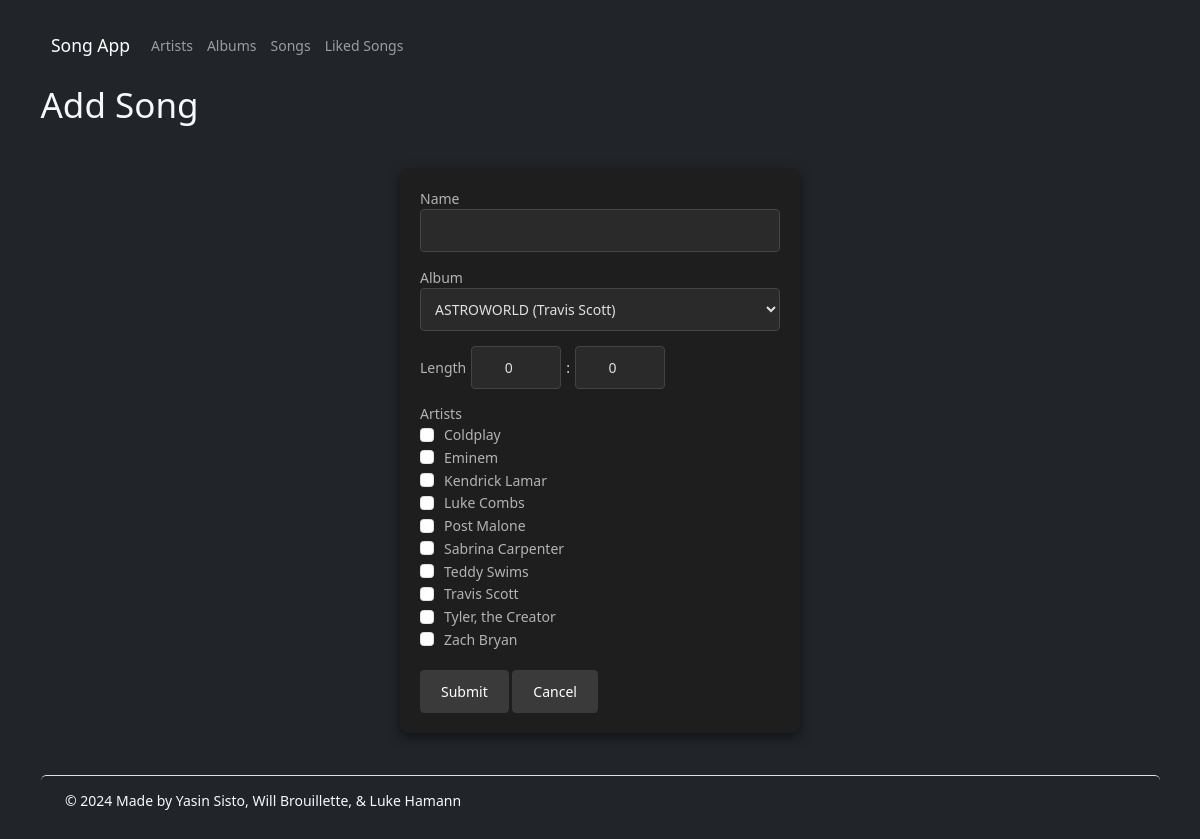
The page /?action=songForm on the database its author committed.
### tables this page shows
CREATE TABLE artists (
    id               int           AUTO_INCREMENT,
    name             varchar(127)  NOT NULL,
    imagePath        varchar(1023) NOT NULL,
    monthlyListeners int           NOT NULL,
    PRIMARY KEY (id),
    CONSTRAINT artistsUkName UNIQUE (name)
);

### index.php (called while the page is built, shortened)
<?php
require('models/_database.php');
require('models/artists.php');
require('models/albums.php');
require('controllers/songsController.php');

### models/albums.php (called while the page is built, shortened)
<?php
function getAllAlbums() : array
{
    global $db;
    $query = 'SELECT albums.id id, albums.name name, albums.artistId artistId,
                     albums.imagePath imagePath, artists.name artistName
              FROM albums
                  JOIN artists ON albums.artistId = artists.id
              ORDER BY LOWER(albums.name)';
    $statement = $db->prepare($query);
    $statement->execute();
    $albums = $statement->fetchAll();
    return $albums;
}
?>

### models/artists.php (called while the page is built, shortened)
<?php
function getAllArtists() : array
{
    global $db;
    $query = 'SELECT id, name, monthlyListeners, imagePath
              FROM artists
              ORDER BY LOWER(name)';
    $statement = $db->prepare($query);
    $statement->execute();
    $artists = $statement->fetchAll();
    return $artists;
}
?>

### views/songs/songForm.php (the view, shortened to what this page needs)
<?php include('views/_partials/header.php'); ?>
<h1>
    <?php echo ($song['id'] == 0 ? 'Add' : 'Edit') . ' Song'; ?>
</h1>
<form action="." method="post" class="form">
    <div class="form-group">
        <label for="name" class="label">Name</label>
        <input type="text" name="name" id="name" class="input"
            value="<?php echo htmlspecialchars($song['name']); ?>" autofocus />
    </div>
    <div>
        <label for="albumId" class="label">Album</label>
        <select name="albumId" class="select">
            <?php foreach ($albums as $album) : ?>
                <option value="<?php echo $album['id']; ?>">
                    <?php echo htmlspecialchars($album['name']) . ' (' .
                        htmlspecialchars($album['artistName']) . ')'; ?>
                </option>
            <?php endforeach; ?>
        </select>
    </div>
    <?php
    $length = $song['length'];
    $minutes = intdiv($length, 60);
    $seconds = $length - ($minutes * 60);
    ?>
    <div class="form-group length-group">
        <label for="minutes" class="mr-2 label">Length</label>
        <input type="number" name="minutes" id="minutes" class="input"
            value="<?php echo $minutes; ?>" />
        <span class="label">:</span>
        <input type="number" name="seconds" id="seconds" class="input"
            value="<?php echo $seconds; ?>" />
    </div>
    <div class="form-group check-boxes mt-3">
        <label class="label">Artists</label>
        <?php foreach ($artists as $artist) : ?>
            <div class="form-check">
                <input type="checkbox" name="artistIds[<?php echo $artist['id']; ?>]"
                    class="form-check-input"
                    <?php echo (in_array($artist['id'], $artistIds) ? 'checked' : ''); ?> />
                <label class="form-check-label label">
                    <?php echo htmlspecialchars($artist['name']); ?>
                </label>
            </div>
        <?php endforeach; ?>
    </div>
    <div>
        <input type="submit" value="Submit" class="btn btn-submit" />
        <?php
        if ($song['id'] == 0)
        {
            $href = '?action=listSongs';
        }
        else
        {
            $href = "?action=viewSong&songId=" . $song['id'];
        }
        ?>
        <a href="<?php echo $href; ?>" class="btn btn-cancel">
            Cancel
        </a>
    </div>
</form>
<?php include('views/_partials/footer.php'); ?>

### css/site.css (style rules this page uses)
:root { font-family: 'Arial', sans-serif; font-size: 14px; position: relative; min-height: 100%; }
body { background-color: #121212; color: #e0e0e0; }
.btn { background-color: #3a3a3a; color: #fff; border: none; border-radius: 0.3rem; padding: 0.8rem 1.5rem; }
.btn-submit, .btn-cancel { cursor: pointer; transition: background-color 0.3s ease; text-decoration: none; display: inline-block; }
.form { background-color: #1e1e1e; padding: 20px; border-radius: 8px; box-shadow: 0 4px 12px rgba(0, 0, 0, 0.5); max-width: 400px; margin: 3rem auto; }
.label { color: #b3b3b3; }
.input { color: #e0e0e0; background-color: #2a2a2a; border: 1px solid #444; border-radius: 4px; padding: 10px; width: 100%; margin-bottom: 15px; }
.select { background-color: #2a2a2a; color: #e0e0e0; border: 1px solid #444; border-radius: 4px; padding: 10px; width: 100%; margin-bottom: 15px; }
.form-check-input { margin-right: 10px; }
.length-group { display: flex; align-items: center; gap: 5px; }
.length-group .input { width: 25%; text-align: center; margin-bottom: 0px; }
.length-group span { color: #e0e0e0; }
.check-boxes { margin-bottom: 20px; }

### rows shown on the page
artists: name "Coldplay"
artists: name "Eminem"
artists: name "Kendrick Lamar"
artists: name "Luke Combs"
artists: name "Post Malone"
artists: name "Sabrina Carpenter"
artists: name "Teddy Swims"
artists: name "Travis Scott"
artists: name "Tyler, the Creator"
artists: name "Zach Bryan"

### other values the page prints
form field albumId "ASTROWORLD (Travis Scott)"
